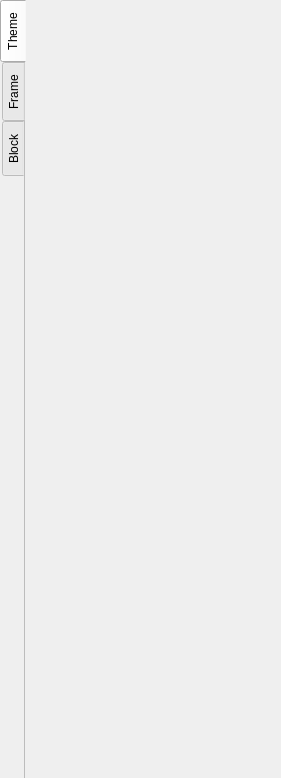
<?xml version="1.0" encoding="UTF-8"?>
<ui version="4.0">
 <class>Form</class>
 <widget class="QWidget" name="Form">
  <property name="geometry">
   <rect>
    <x>0</x>
    <y>0</y>
    <width>281</width>
    <height>778</height>
   </rect>
  </property>
  <property name="windowTitle">
   <string>Form</string>
  </property>
  <layout class="QVBoxLayout" name="verticalLayout">
   <property name="spacing">
    <number>0</number>
   </property>
   <property name="leftMargin">
    <number>0</number>
   </property>
   <property name="topMargin">
    <number>0</number>
   </property>
   <property name="rightMargin">
    <number>0</number>
   </property>
   <property name="bottomMargin">
    <number>0</number>
   </property>
   <item>
    <widget class="QTabWidget" name="toolBox">
     <property name="tabPosition">
      <enum>QTabWidget::West</enum>
     </property>
     <property name="tabShape">
      <enum>QTabWidget::Rounded</enum>
     </property>
     <property name="currentIndex">
      <number>0</number>
     </property>
     <property name="elideMode">
      <enum>Qt::ElideLeft</enum>
     </property>
     <property name="documentMode">
      <bool>true</bool>
     </property>
     <property name="tabBarAutoHide">
      <bool>false</bool>
     </property>
     <widget class="QWidget" name="tab">
      <attribute name="title">
       <string>Theme</string>
      </attribute>
     </widget>
     <widget class="QWidget" name="tab_2">
      <attribute name="title">
       <string>Frame</string>
      </attribute>
      <layout class="QVBoxLayout" name="verticalLayout_3">
       <item>
        <layout class="QVBoxLayout" name="verticalLayout_2">
         <property name="spacing">
          <number>0</number>
         </property>
         <property name="sizeConstraint">
          <enum>QLayout::SetFixedSize</enum>
         </property>
         <item>
          <widget class="QCheckBox" name="show_title">
           <property name="text">
            <string>Show Title</string>
           </property>
          </widget>
         </item>
         <item>
          <widget class="QCheckBox" name="show_subtitle">
           <property name="text">
            <string>Show Subtitle</string>
           </property>
          </widget>
         </item>
         <item>
          <widget class="Line" name="line">
           <property name="orientation">
            <enum>Qt::Horizontal</enum>
           </property>
          </widget>
         </item>
         <item>
          <widget class="QLabel" name="label">
           <property name="text">
            <string>Layout blocks</string>
           </property>
          </widget>
         </item>
         <item>
          <layout class="QGridLayout" name="gridLayout">
           <property name="sizeConstraint">
            <enum>QLayout::SetFixedSize</enum>
           </property>
           <property name="spacing">
            <number>0</number>
           </property>
           <item row="2" column="1">
            <widget class="QRadioButton" name="layout_4blocks">
             <property name="text">
              <string/>
             </property>
             <property name="icon">
              <iconset>
               <normaloff>icons/four_blocks.png</normaloff>icons/four_blocks.png</iconset>
             </property>
             <property name="iconSize">
              <size>
               <width>80</width>
               <height>100</height>
              </size>
             </property>
            </widget>
           </item>
           <item row="1" column="0">
            <widget class="QRadioButton" name="layout_2rows">
             <property name="text">
              <string/>
             </property>
             <property name="icon">
              <iconset>
               <normaloff>icons/two_rows.png</normaloff>icons/two_rows.png</iconset>
             </property>
             <property name="iconSize">
              <size>
               <width>80</width>
               <height>100</height>
              </size>
             </property>
            </widget>
           </item>
           <item row="1" column="1">
            <widget class="QRadioButton" name="layout_1col2rows">
             <property name="text">
              <string/>
             </property>
             <property name="icon">
              <iconset>
               <normaloff>icons/column_blocks.png</normaloff>icons/column_blocks.png</iconset>
             </property>
             <property name="iconSize">
              <size>
               <width>80</width>
               <height>100</height>
              </size>
             </property>
            </widget>
           </item>
           <item row="3" column="0">
            <widget class="QRadioButton" name="layout_title">
             <property name="text">
              <string/>
             </property>
             <property name="icon">
              <iconset>
               <normaloff>icons/title_frame.png</normaloff>icons/title_frame.png</iconset>
             </property>
             <property name="iconSize">
              <size>
               <width>80</width>
               <height>100</height>
              </size>
             </property>
            </widget>
           </item>
           <item row="2" column="0">
            <widget class="QRadioButton" name="layout_2rows1col">
             <property name="text">
              <string/>
             </property>
             <property name="icon">
              <iconset>
               <normaloff>icons/blocks_column.png</normaloff>icons/blocks_column.png</iconset>
             </property>
             <property name="iconSize">
              <size>
               <width>80</width>
               <height>100</height>
              </size>
             </property>
            </widget>
           </item>
           <item row="0" column="1">
            <widget class="QRadioButton" name="layout_2cols">
             <property name="text">
              <string/>
             </property>
             <property name="icon">
              <iconset>
               <normaloff>icons/two_columns.png</normaloff>icons/two_columns.png</iconset>
             </property>
             <property name="iconSize">
              <size>
               <width>80</width>
               <height>100</height>
              </size>
             </property>
            </widget>
           </item>
           <item row="0" column="2">
            <spacer name="horizontalSpacer">
             <property name="orientation">
              <enum>Qt::Horizontal</enum>
             </property>
             <property name="sizeHint" stdset="0">
              <size>
               <width>40</width>
               <height>20</height>
              </size>
             </property>
            </spacer>
           </item>
           <item row="0" column="0">
            <widget class="QRadioButton" name="layout_standard">
             <property name="text">
              <string/>
             </property>
             <property name="icon">
              <iconset>
               <normaloff>icons/standard.png</normaloff>icons/standard.png</iconset>
             </property>
             <property name="iconSize">
              <size>
               <width>80</width>
               <height>100</height>
              </size>
             </property>
            </widget>
           </item>
          </layout>
         </item>
         <item>
          <spacer name="verticalSpacer">
           <property name="orientation">
            <enum>Qt::Vertical</enum>
           </property>
           <property name="sizeHint" stdset="0">
            <size>
             <width>20</width>
             <height>40</height>
            </size>
           </property>
          </spacer>
         </item>
        </layout>
       </item>
      </layout>
     </widget>
     <widget class="QWidget" name="tab_3">
      <attribute name="title">
       <string>Block</string>
      </attribute>
      <layout class="QVBoxLayout" name="verticalLayout_5">
       <item>
        <layout class="QVBoxLayout" name="verticalLayout_4">
         <property name="spacing">
          <number>0</number>
         </property>
         <item>
          <widget class="QGroupBox" name="groupBox">
           <property name="title">
            <string>Style</string>
           </property>
           <property name="flat">
            <bool>false</bool>
           </property>
           <layout class="QVBoxLayout" name="verticalLayout_7">
            <property name="leftMargin">
             <number>0</number>
            </property>
            <property name="rightMargin">
             <number>0</number>
            </property>
            <item>
             <widget class="QRadioButton" name="radioButton_5">
              <property name="text">
               <string>Simple (No title)</string>
              </property>
             </widget>
            </item>
            <item>
             <widget class="QRadioButton" name="radioButton_6">
              <property name="text">
               <string>Framed</string>
              </property>
             </widget>
            </item>
            <item>
             <widget class="QRadioButton" name="radioButton_7">
              <property name="text">
               <string>Alert</string>
              </property>
             </widget>
            </item>
            <item>
             <widget class="QRadioButton" name="radioButton_8">
              <property name="text">
               <string>Example</string>
              </property>
             </widget>
            </item>
           </layout>
          </widget>
         </item>
         <item>
          <widget class="QGroupBox" name="groupBox_2">
           <property name="title">
            <string>Reposition block</string>
           </property>
           <layout class="QVBoxLayout" name="verticalLayout_8">
            <item>
             <layout class="QHBoxLayout" name="horizontalLayout_2">
              <item>
               <layout class="QGridLayout" name="gridLayout_2">
                <item row="1" column="2">
                 <widget class="QPushButton" name="Right">
                  <property name="maximumSize">
                   <size>
                    <width>30</width>
                    <height>30</height>
                   </size>
                  </property>
                  <property name="text">
                   <string/>
                  </property>
                 </widget>
                </item>
                <item row="1" column="0">
                 <widget class="QPushButton" name="Left">
                  <property name="sizePolicy">
                   <sizepolicy hsizetype="Fixed" vsizetype="Fixed">
                    <horstretch>0</horstretch>
                    <verstretch>0</verstretch>
                   </sizepolicy>
                  </property>
                  <property name="maximumSize">
                   <size>
                    <width>30</width>
                    <height>30</height>
                   </size>
                  </property>
                  <property name="text">
                   <string/>
                  </property>
                  <property name="icon">
                   <iconset theme="SP_ArrowBack">
                    <normaloff>../../../</normaloff>../../../</iconset>
                  </property>
                 </widget>
                </item>
                <item row="2" column="1">
                 <widget class="QPushButton" name="Down">
                  <property name="maximumSize">
                   <size>
                    <width>30</width>
                    <height>30</height>
                   </size>
                  </property>
                  <property name="text">
                   <string/>
                  </property>
                 </widget>
                </item>
                <item row="0" column="1">
                 <widget class="QPushButton" name="Up">
                  <property name="maximumSize">
                   <size>
                    <width>30</width>
                    <height>30</height>
                   </size>
                  </property>
                  <property name="text">
                   <string/>
                  </property>
                 </widget>
                </item>
               </layout>
              </item>
              <item>
               <spacer name="horizontalSpacer_2">
                <property name="orientation">
                 <enum>Qt::Horizontal</enum>
                </property>
                <property name="sizeHint" stdset="0">
                 <size>
                  <width>40</width>
                  <height>20</height>
                 </size>
                </property>
               </spacer>
              </item>
             </layout>
            </item>
           </layout>
          </widget>
         </item>
         <item>
          <spacer name="verticalSpacer_2">
           <property name="orientation">
            <enum>Qt::Vertical</enum>
           </property>
           <property name="sizeHint" stdset="0">
            <size>
             <width>20</width>
             <height>40</height>
            </size>
           </property>
          </spacer>
         </item>
        </layout>
       </item>
      </layout>
     </widget>
    </widget>
   </item>
  </layout>
 </widget>
 <resources/>
 <connections/>
</ui>
